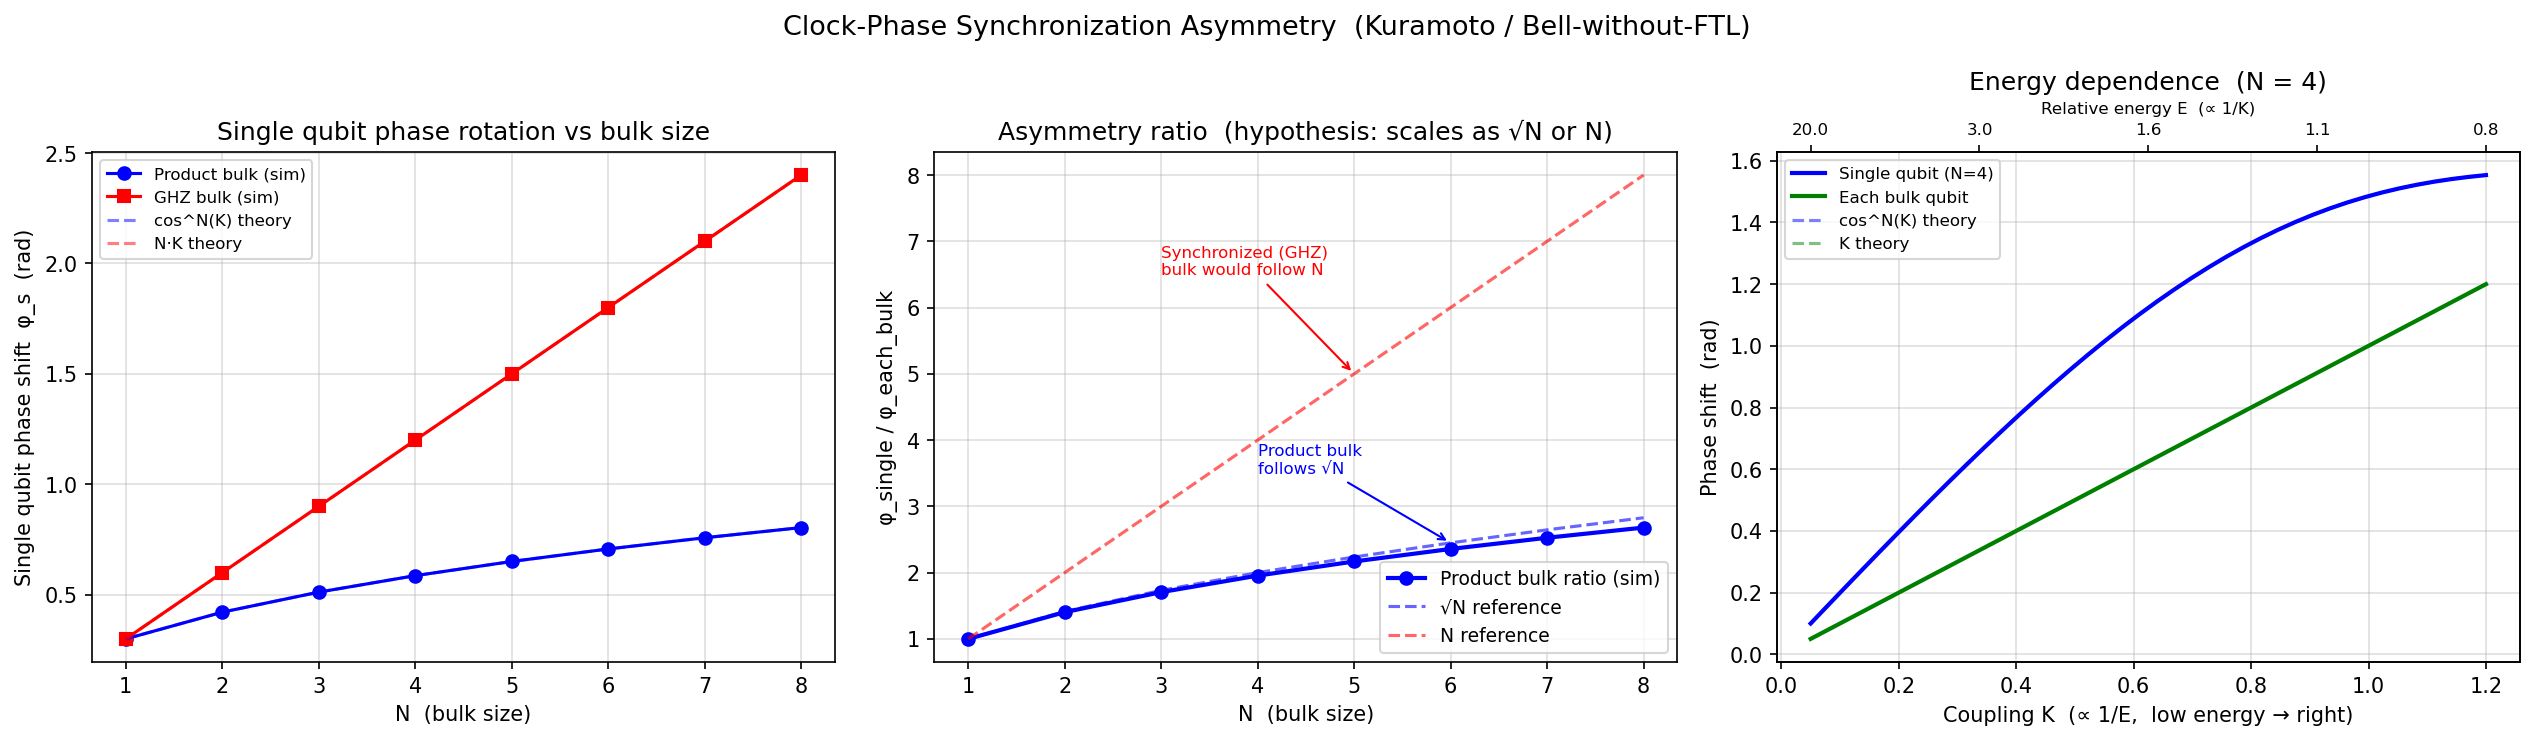

Write Python code to recreate this figure.
"""
bulk_sync_asymmetry.py
======================
Tests the clock-phase synchronization asymmetry hypothesis:

HYPOTHESIS: When a single particle (qubit) interacts with a bulk of N particles
via Kuramoto-like ZZ coupling, the single particle undergoes a phase rotation
that is much larger than each bulk particle's rotation. The ratio scales as:
  - sqrt(N) for an unsynchronized (product state) bulk
  - N       for a synchronized (GHZ / Kuramoto cluster) bulk

This maps onto quantum decoherence asymmetry: the system (single qubit) loses
coherence rapidly while the environment (bulk) is barely disturbed per qubit.

QUBIT ↔ CLOCK MAPPING:
  - Qubit in |+⟩ = clock at phase θ=0 (X eigenstate)
  - Rzz(K) gate  = Kuramoto phase coupling, strength K
  - ⟨X_i⟩       = cos(accumulated phase φ_i)
  - K ∝ 1/E      = inverse energy (higher energy → smaller phase rotation per hit)

PREDICTIONS:
  Product bulk  → ⟨X_single⟩ = cos^N(K),  φ_s ≈ sqrt(N)·K
  GHZ bulk      → ⟨X_single⟩ = cos(N·K),  φ_s = N·K  ← coherent sync
  Each bulk (product) → ⟨X_b_i⟩ = cos(K), φ_b = K
  Ratio (GHZ) / Ratio (product) → scales as sqrt(N)

NATURAL FIT FOR REAL QUANTUM HARDWARE:
  Of the framework's Qiskit programs, this one is the natural candidate for
  execution on a real quantum computer (IBM Quantum, IonQ, Quantinuum, etc.).
  Its discriminating variable is CIRCUIT STRUCTURE — product bulk vs GHZ bulk
  vs single-qubit reference — which is something a digital quantum device
  can vary by construction. The √N vs N phase-rotation scaling is a
  prediction the device can in principle confirm or refute.

  Contrast with bell_energy_test.py, whose discriminating variable is
  PHOTON ENERGY: that variable has no physical analog on a fixed-frequency
  qubit device and so cannot be tested on digital quantum hardware. See the
  caveat in bell_energy_test.py's docstring.

Install: pip install qiskit matplotlib numpy
"""

import numpy as np
from pathlib import Path
_HERE = Path(__file__).resolve().parent
import matplotlib
matplotlib.use('Agg')   # non-interactive — works headless
import matplotlib.pyplot as plt
from qiskit import QuantumCircuit
from qiskit.quantum_info import Statevector, DensityMatrix, partial_trace


# ---------------------------------------------------------------------------
# Circuit builders
# ---------------------------------------------------------------------------

def circuit_product_bulk(n_bulk: int, K: float) -> QuantumCircuit:
    """
    Single qubit (q0) in |+⟩ coupled to N bulk qubits in |+⟩ via Rzz(K).
    Models an *unsynchronized* bulk — each qubit has its own phase reference.
    """
    qc = QuantumCircuit(n_bulk + 1)
    for i in range(n_bulk + 1):
        qc.h(i)                          # all → |+⟩
    for i in range(1, n_bulk + 1):
        qc.rzz(K, 0, i)                  # ZZ coupling: single ↔ each bulk qubit
    return qc


def circuit_ghz_bulk(n_bulk: int, K: float) -> QuantumCircuit:
    """
    Single qubit (q0) in |+⟩ coupled to N bulk qubits in GHZ state via Rzz(K).
    GHZ = maximally synchronized Kuramoto cluster: collective phase is locked.
    Each individual GHZ qubit has zero definite phase, but the collective does.
    """
    qc = QuantumCircuit(n_bulk + 1)
    qc.h(0)                              # single qubit → |+⟩
    qc.h(1)                              # GHZ seed
    for i in range(1, n_bulk):
        qc.cx(i, i + 1)                  # CNOT chain → (|00..0⟩ + |11..1⟩)/√2
    for i in range(1, n_bulk + 1):
        qc.rzz(K, 0, i)                  # ZZ coupling: single ↔ each bulk qubit
    return qc


# ---------------------------------------------------------------------------
# Measurement helpers
# ---------------------------------------------------------------------------

def reduced_dm(sv: Statevector, qubit: int, n_total: int) -> DensityMatrix:
    """Reduced density matrix of a single qubit (traces out all others)."""
    dm = DensityMatrix(sv)
    trace_out = [i for i in range(n_total) if i != qubit]
    return partial_trace(dm, trace_out)


def x_expectation(dm: DensityMatrix) -> float:
    """⟨X⟩ = Tr[X·ρ]"""
    X = np.array([[0, 1], [1, 0]], dtype=complex)
    return float(np.real(np.trace(X @ dm.data)))


def phase_from_x(dm: DensityMatrix) -> float:
    """Phase angle φ = arccos(⟨X⟩); starts at 0 for |+⟩, grows to π/2 for mixed."""
    return np.arccos(np.clip(x_expectation(dm), -1.0, 1.0))


# ---------------------------------------------------------------------------
# Experiment 1: Phase shift vs bulk size N
# ---------------------------------------------------------------------------

if __name__ == '__main__':
    N_VALUES = list(range(1, 9))
    K = 0.3   # coupling strength

    print("=" * 65)
    print(f"Experiment 1: Phase asymmetry vs N  (K = {K:.2f})")
    print("=" * 65)
    print(f"{'N':>4}  {'φ_s (prod)':>12}  {'φ_b (prod)':>12}  {'ratio':>8}  "
          f"{'φ_s (GHZ)':>12}  {'pred prod':>10}  {'pred GHZ':>10}")
    print("-" * 75)

    prod_phi_s, prod_phi_b, prod_ratio = [], [], []
    ghz_phi_s = []

    for n in N_VALUES:
        n_total = n + 1

        # ---- Product bulk ----
        sv = Statevector(circuit_product_bulk(n, K))
        phi_s = phase_from_x(reduced_dm(sv, 0, n_total))
        phi_bs = [phase_from_x(reduced_dm(sv, i, n_total)) for i in range(1, n_total)]
        phi_b_avg = float(np.mean(phi_bs))
        ratio = phi_s / phi_b_avg if phi_b_avg > 1e-10 else float("nan")
        prod_phi_s.append(phi_s)
        prod_phi_b.append(phi_b_avg)
        prod_ratio.append(ratio)

        # ---- GHZ bulk ----
        sv_ghz = Statevector(circuit_ghz_bulk(n, K))
        phi_s_ghz = phase_from_x(reduced_dm(sv_ghz, 0, n_total))
        ghz_phi_s.append(phi_s_ghz)

        # Analytic predictions
        pred_prod = np.arccos(np.cos(K) ** n)   # cos^N(K) → phase
        pred_ghz  = float(n * K)                 # cos(NK) → phase = NK

        print(f"{n:>4}  {phi_s:>12.4f}  {phi_b_avg:>12.4f}  {ratio:>8.3f}  "
              f"{phi_s_ghz:>12.4f}  {pred_prod:>10.4f}  {pred_ghz:>10.4f}")


    # ---------------------------------------------------------------------------
    # Experiment 2: Energy dependence — sweep K (K ∝ 1/E)
    # ---------------------------------------------------------------------------

    print("\n" + "=" * 65)
    print("Experiment 2: Energy dependence  (N = 4, sweep K)")
    print("=" * 65)

    N_FIXED = 4
    K_VALUES = np.linspace(0.05, 1.2, 40)
    energy_phi_s, energy_phi_b = [], []

    for K_val in K_VALUES:
        sv = Statevector(circuit_product_bulk(N_FIXED, K_val))
        energy_phi_s.append(phase_from_x(reduced_dm(sv, 0, N_FIXED + 1)))
        energy_phi_b.append(phase_from_x(reduced_dm(sv, 1, N_FIXED + 1)))


    # ---------------------------------------------------------------------------
    # Plots
    # ---------------------------------------------------------------------------

    fig, axes = plt.subplots(1, 3, figsize=(17, 5))
    fig.suptitle("Clock-Phase Synchronization Asymmetry  (Kuramoto / Bell-without-FTL)",
                 fontsize=13)

    # --- Plot 1: Phase shift of single qubit vs N ---
    ax = axes[0]
    ax.plot(N_VALUES, prod_phi_s, "b-o", label="Product bulk (sim)")
    ax.plot(N_VALUES, ghz_phi_s,  "r-s", label="GHZ bulk (sim)")
    ax.plot(N_VALUES, [np.arccos(np.cos(K)**n) for n in N_VALUES],
            "b--", alpha=0.5, label="cos^N(K) theory")
    ax.plot(N_VALUES, [n * K for n in N_VALUES],
            "r--", alpha=0.5, label="N·K theory")
    ax.set_xlabel("N  (bulk size)")
    ax.set_ylabel("Single qubit phase shift  φ_s  (rad)")
    ax.set_title("Single qubit phase rotation vs bulk size")
    ax.legend(fontsize=8)
    ax.grid(True, alpha=0.4)

    # --- Plot 2: Ratio φ_s / φ_b vs N (asymmetry test) ---
    ax = axes[1]
    sqrt_N = [np.sqrt(n) for n in N_VALUES]
    lin_N  = list(N_VALUES)

    ax.plot(N_VALUES, prod_ratio, "b-o", lw=2, label="Product bulk ratio (sim)")
    ax.plot(N_VALUES, sqrt_N,     "b--", alpha=0.6, label="√N reference")
    ax.plot(N_VALUES, lin_N,      "r--", alpha=0.6, label="N reference")
    ax.set_xlabel("N  (bulk size)")
    ax.set_ylabel("φ_single / φ_each_bulk")
    ax.set_title("Asymmetry ratio  (hypothesis: scales as √N or N)")
    ax.legend(fontsize=9)
    ax.grid(True, alpha=0.4)

    # Add annotation
    ax.annotate("Synchronized (GHZ)\nbulk would follow N",
                xy=(5, 5), xytext=(3, 6.5),
                arrowprops=dict(arrowstyle="->", color="red"),
                color="red", fontsize=8)
    ax.annotate("Product bulk\nfollows √N",
                xy=(6, np.sqrt(6)), xytext=(4, 3.5),
                arrowprops=dict(arrowstyle="->", color="blue"),
                color="blue", fontsize=8)

    # --- Plot 3: Energy dependence (K ∝ 1/E) ---
    ax = axes[2]
    ax.plot(K_VALUES, energy_phi_s, "b-",  lw=2, label=f"Single qubit (N={N_FIXED})")
    ax.plot(K_VALUES, energy_phi_b, "g-",  lw=2, label="Each bulk qubit")
    ax.plot(K_VALUES, [np.arccos(np.cos(K_val)**N_FIXED) for K_val in K_VALUES],
            "b--", alpha=0.5, label="cos^N(K) theory")
    ax.plot(K_VALUES, K_VALUES, "g--", alpha=0.5, label="K theory")
    ax2 = ax.twiny()
    ax2.set_xlim(ax.get_xlim())
    ax2.set_xticks(np.linspace(0.05, 1.2, 5))
    ax2.set_xticklabels([f"{1/k:.1f}" for k in np.linspace(0.05, 1.2, 5)], fontsize=8)
    ax2.set_xlabel("Relative energy E  (∝ 1/K)", fontsize=8)
    ax.set_xlabel("Coupling K  (∝ 1/E,  low energy → right)")
    ax.set_ylabel("Phase shift  (rad)")
    ax.set_title(f"Energy dependence  (N = {N_FIXED})")
    ax.legend(fontsize=8)
    ax.grid(True, alpha=0.4)

    plt.tight_layout()
    plt.savefig(_HERE / "bulk_sync_asymmetry.png", dpi=150, bbox_inches="tight")
    print("\nPlot saved: bulk_sync_asymmetry.png")
    # plt.show()  # non-interactive; savefig above is sufficient


    # ---------------------------------------------------------------------------
    # Summary
    # ---------------------------------------------------------------------------

    print("\n" + "=" * 65)
    print("SUMMARY")
    print("=" * 65)
    print(f"Coupling K = {K:.2f}  (larger K = lower effective energy)")
    print()
    print("Product bulk (unsynchronized):")
    print(f"  φ_single scales as arccos(cos^N(K)) ≈ sqrt(N)·K for small K")
    for n, r in zip(N_VALUES, prod_ratio):
        print(f"  N={n}: ratio = {r:.3f}  (√N = {np.sqrt(n):.3f})")
    print()
    print("GHZ bulk (synchronized Kuramoto cluster):")
    print(f"  φ_single = N·K  (coherent coupling — single qubit feels full bulk)")
    print(f"  Each bulk qubit: individual ⟨X⟩ = 0 (GHZ qubits are maximally mixed)")
    print(f"  → Synchronization amplifies back-reaction by factor N vs product bulk")
    print()
    print("Energy interpretation (K ∝ 1/E):")
    print(f"  High energy photons (small K) → smaller phase rotation per interaction")
    print(f"  Phase inertia ∝ E, consistent with de Broglie clock (ω = E/ℏ)")
    print()
    print("Connection to decoherence:")
    print(f"  Product bulk ratio ≈ √N matches decoherence timescale τ_d ∝ 1/N")
    print(f"  GHZ bulk ratio = N matches coherent (laser/BEC-like) environment")
